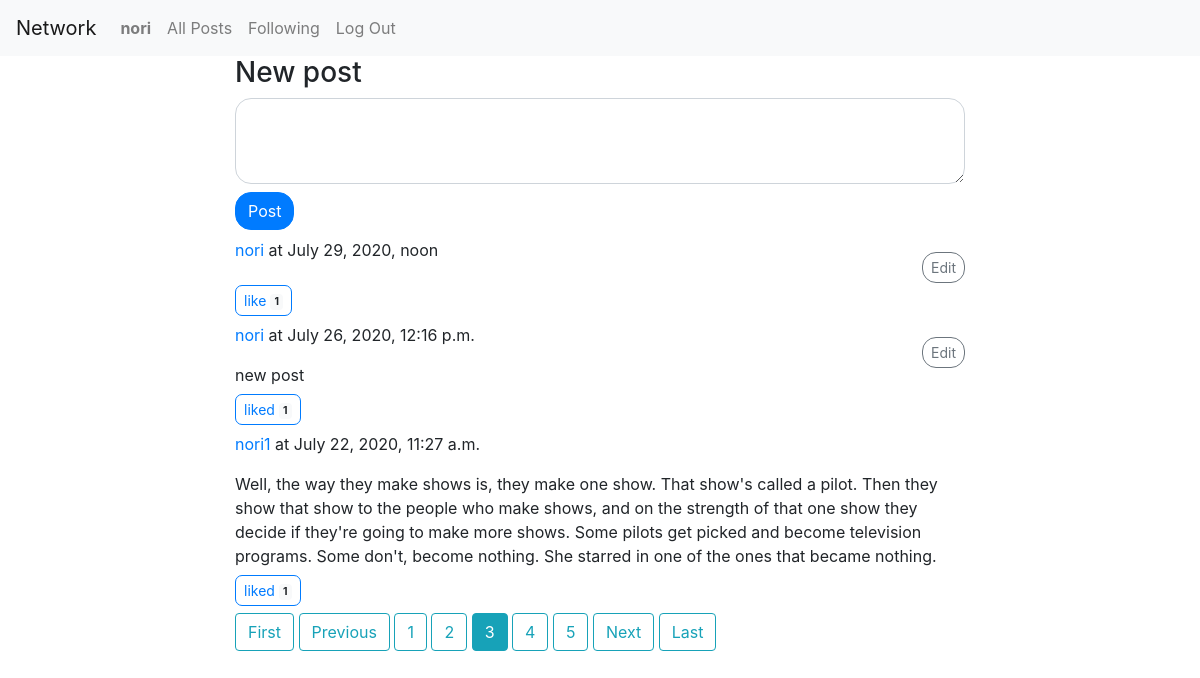
The page /?page=3 (signed in) on the database its author committed.
### network/models.py (models this page shows, shortened)
class User(AbstractUser):
    pass

class Post(models.Model):
    content = models.TextField()
    author = models.ForeignKey(User, on_delete=models.CASCADE)
    created_at = models.DateTimeField(auto_now_add=True)
    n_likes = models.IntegerField(default=0)

### network/views.py (the view)
# urls.py: path("", views.index, name="index"),
def index(request):
    posts = Post.objects.all().order_by('created_at').reverse()
    posts_ids = posts.values_list('id', flat=True)
    posts_likes = Post_likes.objects.filter(post_id__in=set(posts_ids), user_id=request.user.id)
    paginator = Paginator(posts ,3)
    page_number = request.GET.get('page')
    page_obj = paginator.get_page(page_number)
    context = {
        'page_obj': page_obj,
        'posts_likes' : list(posts_likes.values_list('post_id', flat=True))
    }
    return render(request, "network/index.html", context)

### network/templates/network/index.html (shortened to what this page needs)
{% extends "network/layout.html" %}
{% block body %}
    {% if user.is_authenticated %}
    <h3>New post</h3>
    <form action="{% url  'add_post' %}" method="post">
        <div>
            <textarea name="message" class="form-control form" rows="3">
            </textarea>
            <button   type="submit" class="btn btn-primary mb-2 submit">Post</button>
        </div>
    </form>
    <div>
        {% for post in page_obj %}
            <div id='{{post.id}}' style="position: relative;">
                {% if user.id == post.author.id %}
                    <input style="position: absolute; top: 0; right: 0;" class="btn btn-outline-secondary btn-sm edit" type="reset" value="Edit">
                {% endif %}
                <p><a href="{% url 'profile' post.author %}">{{ post.author }}</a> at {{ post.created_at }} </p>
                <div>
                    {{ post.content }}
                </div>
                {% if post.id in posts_likes %}
                <button type="button" class="btn btn-outline-primary btn-sm like">
                    liked <span class="badge badge-light">{{ post.n_likes }}</span>
                </button>
                {% else%}
                <button type="button" class="btn btn-outline-primary btn-sm like">
                    like <span class="badge badge-light">{{ post.n_likes }}</span>
                </button>
                {% endif %}
            </div>
        {% endfor %}
    </div>
    <div>
        {% if page_obj.has_previous %}
            <a class="btn btn-outline-info mb-4" href="?page=1">First</a>
            <a class="btn btn-outline-info mb-4" href="?page={{page_obj.previous_page_number}}">Previous</a>
        {%endif%}
        {% for num in page_obj.paginator.page_range %}
            {% if page_obj.number == num %}
                <a class="btn btn-info mb-4" href="?page={{ num }}">{{ num }}</a>
            {% elif num > page_obj.number|add:'-3' and num < page_obj.number|add:'3' %}
                <a class="btn btn-outline-info mb-4" href="?page={{ num }}">{{ num }}</a>
            {%endif%}
        {% endfor%}
        {% if page_obj.has_next %}
            <a class="btn btn-outline-info mb-4" href="?page={{page_obj.next_page_number}}">Next</a>
            <a class="btn btn-outline-info mb-4" href="?page={{page_obj.paginator.page_range}}">Last</a>
        {%endif%}
    </div>
    {% else %}
    <div class='auth'>
        <a class="link" href="{% url 'login' %}">Log in </a>
        <a id="signup" class="link" href="{% url 'register' %}"> Sign up</a>
    </div>
    {% endif %}
{% endblock %}

### network/templates/network/layout.html (shortened to what this page needs)
{% load static %}
<!DOCTYPE html>
<html lang="en">
    <head>
        <link rel="stylesheet" href="https://stackpath.bootstrapcdn.com/bootstrap/4.4.1/css/bootstrap.min.css">
        <link href="{% static 'network/styles.css' %}" rel="stylesheet">
    </head>
    <body>
        <nav style="color: aqua;" class="navbar navbar-expand-lg navbar-light bg-light">
            <a class="navbar-brand" href="{% url 'index' %}">Network</a>
            <div>
              <ul class="navbar-nav mr-auto">
                {% if user.is_authenticated %}
                    <li class="nav-item">
                        <a class="nav-link" href="{% url 'profile' user.username %}"><strong>{{ user.username }}</strong></a>
                    </li>
                {% endif %}
                <li class="nav-item">
                  <a class="nav-link" href="{% url 'index' %}">All Posts</a>
                </li>
                {% if user.is_authenticated %}
                    <li class="nav-item">
                        <a class="nav-link" href="{% url 'follow' %}">Following</a>
                    </li>
                    <li class="nav-item">
                        <a class="nav-link" href="{% url 'logout' %}">Log Out</a>
                    </li>
                {% endif %}
              </ul>
            </div>
          </nav>
        <div class="body">
            <div class="container">
                <div class="row">
                    <div class="col-sm-2">
                    </div>
                        <div class="col-sm-8">
                            {% block body %}
                            {% endblock %}
                        </div>
                    <div class="col-sm-2">
                    </div>
                </div>
            </div>
        </div>
    </body>
</html>

### network/static/network/styles.css (style rules this page uses)
.edit { border-radius: 1em; margin-top: 1em; margin-bottom: 1em; margin-left: 1em; }
.like { border-radius: .5em; margin-top: .5em; margin-bottom: .5em; }
.submit { border-radius: 1em; margin-top: .5em; margin-bottom: .5em; }
.form { border-radius: 1em; }

### rows shown on the page
User: username "nori"
Post: author "nori", created_at "July 29, 2020, noon", n_likes "1"
Post: author "nori", created_at "July 26, 2020, 12:16 p.m.", content "new post", n_likes "1"
Post: author "nori1", created_at "July 22, 2020, 11:27 a.m.", content "Well, the way they make shows is, they make one show. That show's called a pilot. Then they show that show to the people who make shows, and on the strength of that one show they decide if they're going to make more shows. Some pilots get picked and become television programs. Some don't, become nothing. She starred in one of the ones that became nothing.", n_likes "1"

### other values the page prints
{{ num }} "1" "2" "4" "5"
{{ num }} "3"
